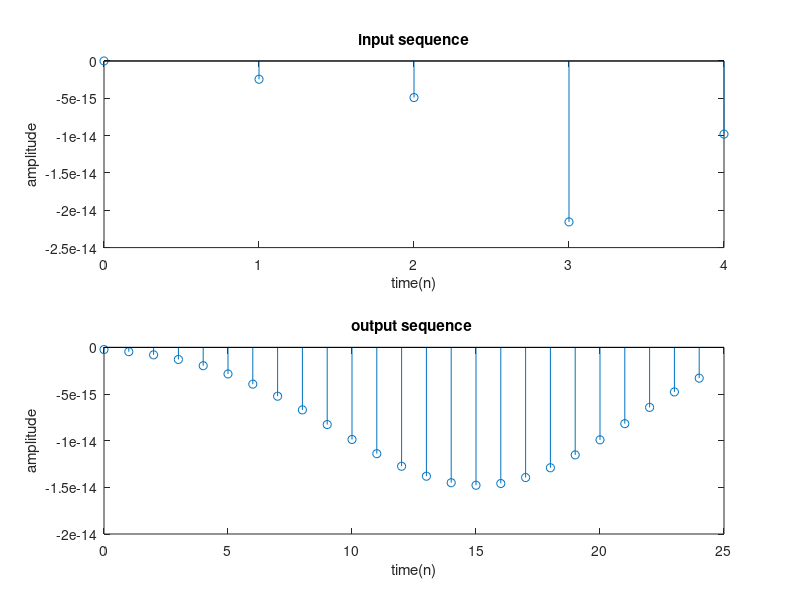

The MATLAB source for this figure:
clc;
clear all;
close all;
L=input('enter the upsampling factor');
N=input('enter the length of the input signal'); 
f1=input('enter the frequency of first sinusodal');
f2=input('enter the frequency of second sinusodal');
n=0:N-1;
x=sin(2*pi*f1*n)+sin(2*pi*f2*n);
y=interp(x,L);
subplot(2,1,1)
stem(n,x(1:N))
title('input sequence');
xlabel('time(n)');
ylabel('amplitude');
subplot(2,1,2)
m=0:N*L-1;
stem(m,y(1:N*L))
title('output sequence ');
xlabel('time(n)');
ylabel('amplitude');